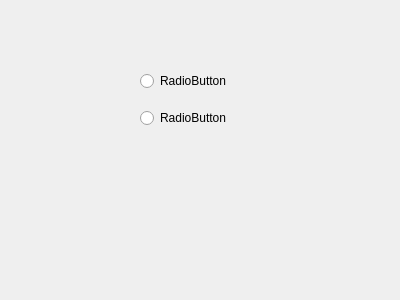
<?xml version="1.0" encoding="UTF-8"?>
<ui version="4.0">
 <class>Form</class>
 <widget class="QWidget" name="Form">
  <property name="geometry">
   <rect>
    <x>0</x>
    <y>0</y>
    <width>400</width>
    <height>300</height>
   </rect>
  </property>
  <property name="windowTitle">
   <string>Form</string>
  </property>
  <widget class="QWidget" name="verticalLayoutWidget">
   <property name="geometry">
    <rect>
     <x>140</x>
     <y>60</y>
     <width>160</width>
     <height>80</height>
    </rect>
   </property>
   <layout class="QVBoxLayout" name="verticalLayout">
    <item>
     <widget class="QRadioButton" name="radioButton">
      <property name="text">
       <string>RadioButton</string>
      </property>
     </widget>
    </item>
    <item>
     <widget class="QRadioButton" name="radioButton_2">
      <property name="text">
       <string>RadioButton</string>
      </property>
     </widget>
    </item>
   </layout>
  </widget>
 </widget>
 <resources/>
 <connections/>
</ui>
